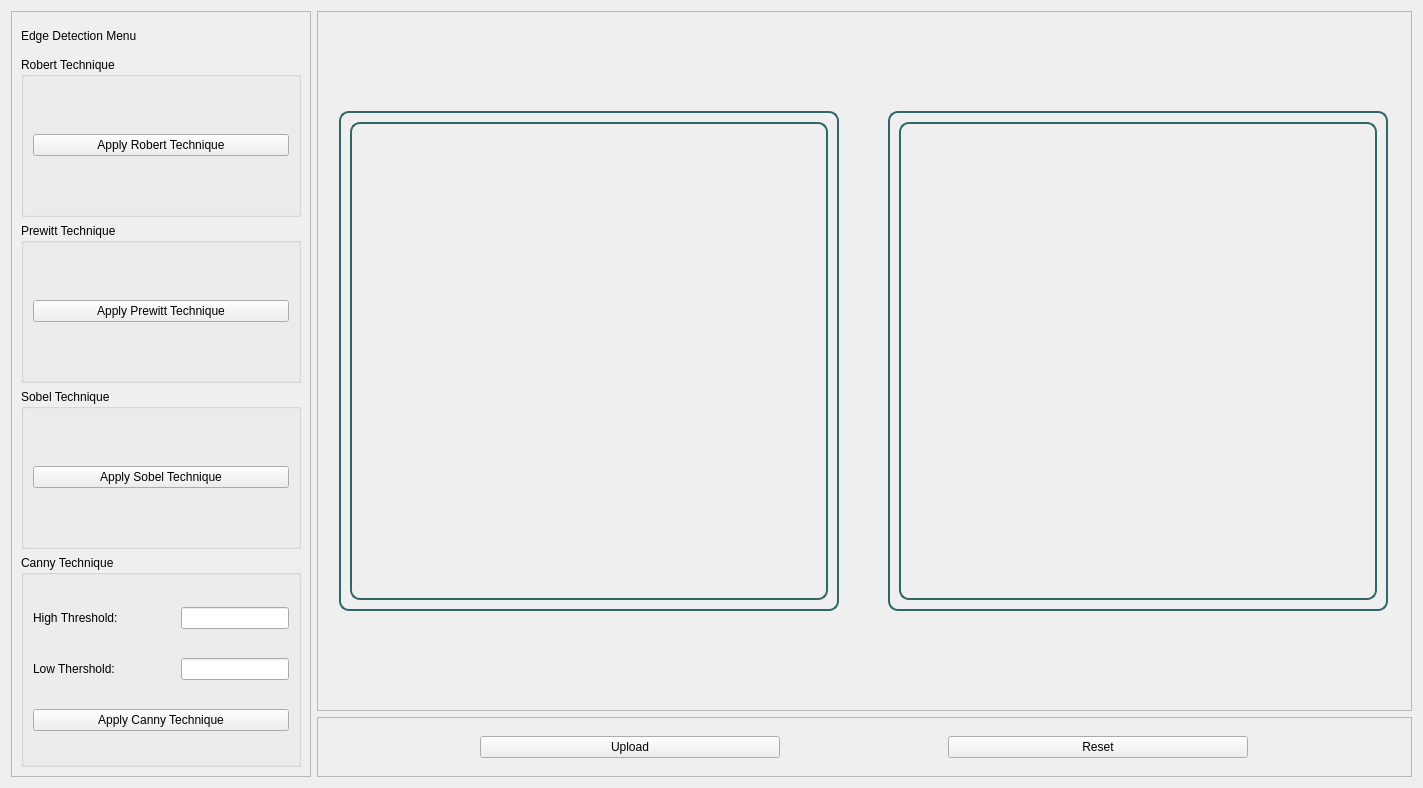
<?xml version="1.0" encoding="UTF-8"?>
<ui version="4.0">
 <class>EdgeDetectionWidget</class>
 <widget class="QWidget" name="EdgeDetectionWidget">
  <property name="geometry">
   <rect>
    <x>0</x>
    <y>0</y>
    <width>1423</width>
    <height>788</height>
   </rect>
  </property>
  <property name="windowTitle">
   <string>Form</string>
  </property>
  <layout class="QHBoxLayout" name="horizontalLayout_5">
   <property name="sizeConstraint">
    <enum>QLayout::SetNoConstraint</enum>
   </property>
   <item>
    <widget class="QFrame" name="frame_3">
     <property name="maximumSize">
      <size>
       <width>300</width>
       <height>16777215</height>
      </size>
     </property>
     <property name="frameShape">
      <enum>QFrame::StyledPanel</enum>
     </property>
     <property name="frameShadow">
      <enum>QFrame::Raised</enum>
     </property>
     <layout class="QVBoxLayout" name="verticalLayout_8">
      <item>
       <widget class="QLabel" name="label">
        <property name="maximumSize">
         <size>
          <width>16777215</width>
          <height>30</height>
         </size>
        </property>
        <property name="text">
         <string>Edge Detection Menu</string>
        </property>
       </widget>
      </item>
      <item>
       <widget class="QGroupBox" name="groupBox">
        <property name="title">
         <string>Robert Technique</string>
        </property>
        <layout class="QVBoxLayout" name="verticalLayout_3">
         <item>
          <widget class="QPushButton" name="apply_robert_detector">
           <property name="text">
            <string>Apply Robert Technique</string>
           </property>
          </widget>
         </item>
        </layout>
       </widget>
      </item>
      <item>
       <widget class="QGroupBox" name="groupBox_2">
        <property name="title">
         <string>Prewitt Technique</string>
        </property>
        <layout class="QVBoxLayout" name="verticalLayout_4">
         <item>
          <widget class="QPushButton" name="apply_prewitt_detector">
           <property name="text">
            <string>Apply Prewitt Technique</string>
           </property>
          </widget>
         </item>
        </layout>
       </widget>
      </item>
      <item>
       <widget class="QGroupBox" name="groupBox_3">
        <property name="title">
         <string>Sobel Technique</string>
        </property>
        <layout class="QVBoxLayout" name="verticalLayout_6">
         <item>
          <widget class="QPushButton" name="apply_sobel_detector">
           <property name="text">
            <string>Apply Sobel Technique</string>
           </property>
          </widget>
         </item>
        </layout>
       </widget>
      </item>
      <item>
       <widget class="QGroupBox" name="groupBox_4">
        <property name="minimumSize">
         <size>
          <width>0</width>
          <height>212</height>
         </size>
        </property>
        <property name="title">
         <string>Canny Technique</string>
        </property>
        <layout class="QVBoxLayout" name="verticalLayout_7">
         <item>
          <layout class="QHBoxLayout" name="horizontalLayout_2">
           <item>
            <widget class="QLabel" name="label_2">
             <property name="text">
              <string>High Threshold:</string>
             </property>
            </widget>
           </item>
           <item>
            <spacer name="horizontalSpacer">
             <property name="orientation">
              <enum>Qt::Horizontal</enum>
             </property>
             <property name="sizeHint" stdset="0">
              <size>
               <width>40</width>
               <height>20</height>
              </size>
             </property>
            </spacer>
           </item>
           <item>
            <widget class="QLineEdit" name="cannyHighEditLine"/>
           </item>
          </layout>
         </item>
         <item>
          <layout class="QHBoxLayout" name="horizontalLayout_3">
           <item>
            <widget class="QLabel" name="label_3">
             <property name="text">
              <string>Low Thershold:</string>
             </property>
            </widget>
           </item>
           <item>
            <spacer name="horizontalSpacer_2">
             <property name="orientation">
              <enum>Qt::Horizontal</enum>
             </property>
             <property name="sizeHint" stdset="0">
              <size>
               <width>40</width>
               <height>20</height>
              </size>
             </property>
            </spacer>
           </item>
           <item>
            <widget class="QLineEdit" name="cannyLowEditLine"/>
           </item>
          </layout>
         </item>
         <item>
          <widget class="QPushButton" name="apply_canny_detector">
           <property name="text">
            <string>Apply Canny Technique</string>
           </property>
          </widget>
         </item>
        </layout>
       </widget>
      </item>
     </layout>
    </widget>
   </item>
   <item>
    <layout class="QVBoxLayout" name="verticalLayout_5">
     <item>
      <widget class="QFrame" name="frame_5">
       <property name="frameShape">
        <enum>QFrame::StyledPanel</enum>
       </property>
       <property name="frameShadow">
        <enum>QFrame::Raised</enum>
       </property>
       <layout class="QHBoxLayout" name="horizontalLayout_4">
        <item>
         <widget class="QFrame" name="frame">
          <property name="minimumSize">
           <size>
            <width>500</width>
            <height>500</height>
           </size>
          </property>
          <property name="maximumSize">
           <size>
            <width>500</width>
            <height>500</height>
           </size>
          </property>
          <property name="styleSheet">
           <string notr="true">
           border: 2px solid  #316669;
          border-radius: 10px;
      </string>
          </property>
          <property name="frameShape">
           <enum>QFrame::StyledPanel</enum>
          </property>
          <property name="frameShadow">
           <enum>QFrame::Raised</enum>
          </property>
          <layout class="QVBoxLayout" name="verticalLayout">
           <item>
            <widget class="QLabel" name="imageOriginal">
             <property name="text">
              <string/>
             </property>
            </widget>
           </item>
          </layout>
         </widget>
        </item>
        <item>
         <spacer name="horizontalSpacer_3">
          <property name="orientation">
           <enum>Qt::Horizontal</enum>
          </property>
          <property name="sizeType">
           <enum>QSizePolicy::Minimum</enum>
          </property>
          <property name="sizeHint" stdset="0">
           <size>
            <width>31</width>
            <height>20</height>
           </size>
          </property>
         </spacer>
        </item>
        <item>
         <widget class="QFrame" name="frame_2">
          <property name="minimumSize">
           <size>
            <width>500</width>
            <height>500</height>
           </size>
          </property>
          <property name="maximumSize">
           <size>
            <width>500</width>
            <height>500</height>
           </size>
          </property>
          <property name="styleSheet">
           <string notr="true">
           border: 2px solid  #316669;
          border-radius: 10px;
      </string>
          </property>
          <property name="frameShape">
           <enum>QFrame::StyledPanel</enum>
          </property>
          <property name="frameShadow">
           <enum>QFrame::Raised</enum>
          </property>
          <layout class="QVBoxLayout" name="verticalLayout_2">
           <item>
            <widget class="QLabel" name="imageDetected">
             <property name="text">
              <string/>
             </property>
            </widget>
           </item>
          </layout>
         </widget>
        </item>
       </layout>
      </widget>
     </item>
     <item>
      <widget class="QFrame" name="frame_4">
       <property name="maximumSize">
        <size>
         <width>16777215</width>
         <height>60</height>
        </size>
       </property>
       <property name="frameShape">
        <enum>QFrame::StyledPanel</enum>
       </property>
       <property name="frameShadow">
        <enum>QFrame::Raised</enum>
       </property>
       <layout class="QHBoxLayout" name="horizontalLayout">
        <property name="leftMargin">
         <number>0</number>
        </property>
        <property name="topMargin">
         <number>0</number>
        </property>
        <property name="rightMargin">
         <number>0</number>
        </property>
        <property name="bottomMargin">
         <number>0</number>
        </property>
        <item>
         <widget class="QPushButton" name="uploadImgBtn">
          <property name="sizePolicy">
           <sizepolicy hsizetype="Fixed" vsizetype="Fixed">
            <horstretch>0</horstretch>
            <verstretch>0</verstretch>
           </sizepolicy>
          </property>
          <property name="minimumSize">
           <size>
            <width>300</width>
            <height>0</height>
           </size>
          </property>
          <property name="text">
           <string>Upload</string>
          </property>
         </widget>
        </item>
        <item>
         <widget class="QPushButton" name="resetFilterBtn">
          <property name="sizePolicy">
           <sizepolicy hsizetype="Fixed" vsizetype="Fixed">
            <horstretch>0</horstretch>
            <verstretch>0</verstretch>
           </sizepolicy>
          </property>
          <property name="minimumSize">
           <size>
            <width>300</width>
            <height>0</height>
           </size>
          </property>
          <property name="text">
           <string>Reset</string>
          </property>
         </widget>
        </item>
       </layout>
      </widget>
     </item>
    </layout>
   </item>
  </layout>
 </widget>
 <resources/>
 <connections/>
</ui>
